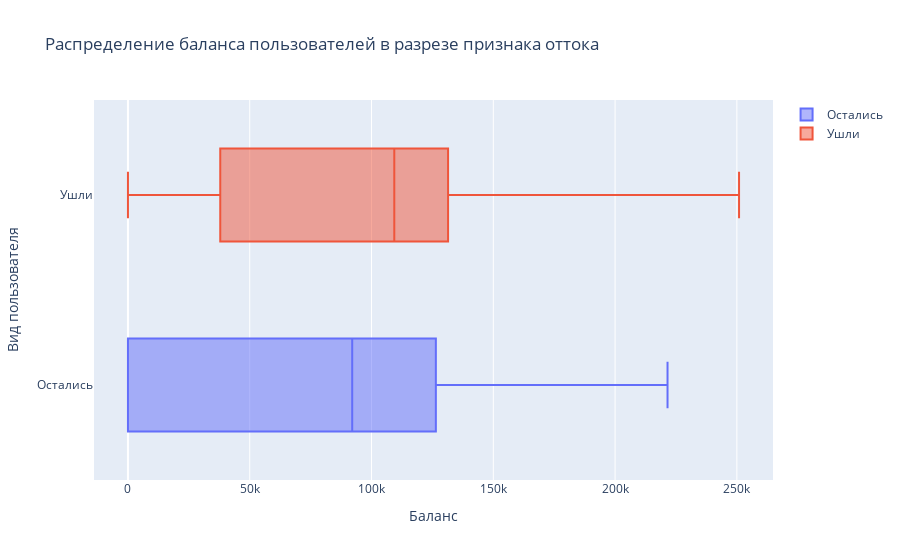
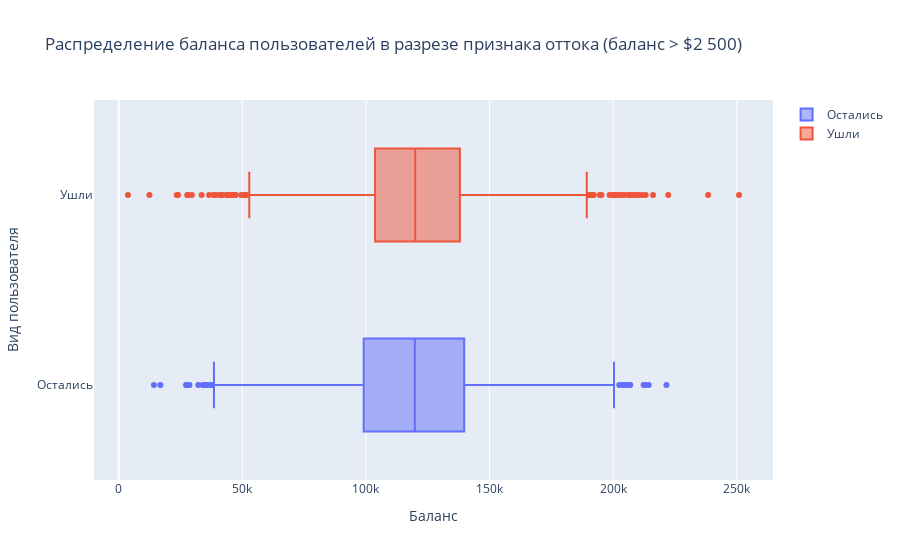

Notebook code cell kept with these figures, in order:
### Markdown cell above
<center>Задание 9.3 Распределение баланса пользователей в разрезе признака оттока</center>

### Code cell
churn_group_1 = churn_data.copy() # создание копии данных

box_data = churn_group_1[['Exited','Balance']] # выборка данных по уровню баланса с сохранением только необходимых столбцов

fig = go.Figure()
fig.add_trace(go.Box(x=box_data[box_data['Exited'] == 0]['Balance'], name='Остались'))
fig.add_trace(go.Box(x=box_data[box_data['Exited'] == 1]['Balance'], name='Ушли'))
fig.update_layout(title="Распределение баланса пользователей в разрезе признака оттока",
                  yaxis_title="Вид пользователя",
                  xaxis_title="Баланс")
fig.show()

box_data_1 = churn_group_1[churn_group_1['Balance'] > 2500][['Exited','Balance']] # выборка данных по уровню баланса с сохранением только необходимых столбцов

fig1 = go.Figure()
fig1.add_trace(go.Box(x=box_data_1[box_data_1['Exited'] == 0]['Balance'], name='Остались'))
fig1.add_trace(go.Box(x=box_data_1[box_data_1['Exited'] == 1]['Balance'], name='Ушли'))
fig1.update_layout(title="Распределение баланса пользователей в разрезе признака оттока (баланс > $2 500)",
                  yaxis_title="Вид пользователя",
                  xaxis_title="Баланс")
fig1.show()

### Figure 1 — Plotly figure (JSON) as saved in the notebook; plotly's stock layout.template omitted (floating-point values rounded to 4 significant figures; data arrays with more than 128 entries replaced by an {"elided": "..."} marker saying what was removed)
{"data": [{"name": "Остались", "type": "box", "x": {"elided": "7963 float values"}}, {"name": "Ушли", "type": "box", "x": {"elided": "2037 float values"}}], "layout": {"title": {"text": "Распределение баланса пользователей в разрезе признака оттока"}, "xaxis": {"title": {"text": "Баланс"}}, "yaxis": {"title": {"text": "Вид пользователя"}}}}

### Figure 2 — Plotly figure (JSON) as saved in the notebook; plotly's stock layout.template omitted (floating-point values rounded to 4 significant figures; data arrays with more than 128 entries replaced by an {"elided": "..."} marker saying what was removed)
{"data": [{"name": "Остались", "type": "box", "x": {"elided": "4846 float values"}}, {"name": "Ушли", "type": "box", "x": {"elided": "1537 float values"}}], "layout": {"title": {"text": "Распределение баланса пользователей в разрезе признака оттока (баланс > $2 500)"}, "xaxis": {"title": {"text": "Баланс"}}, "yaxis": {"title": {"text": "Вид пользователя"}}}}
